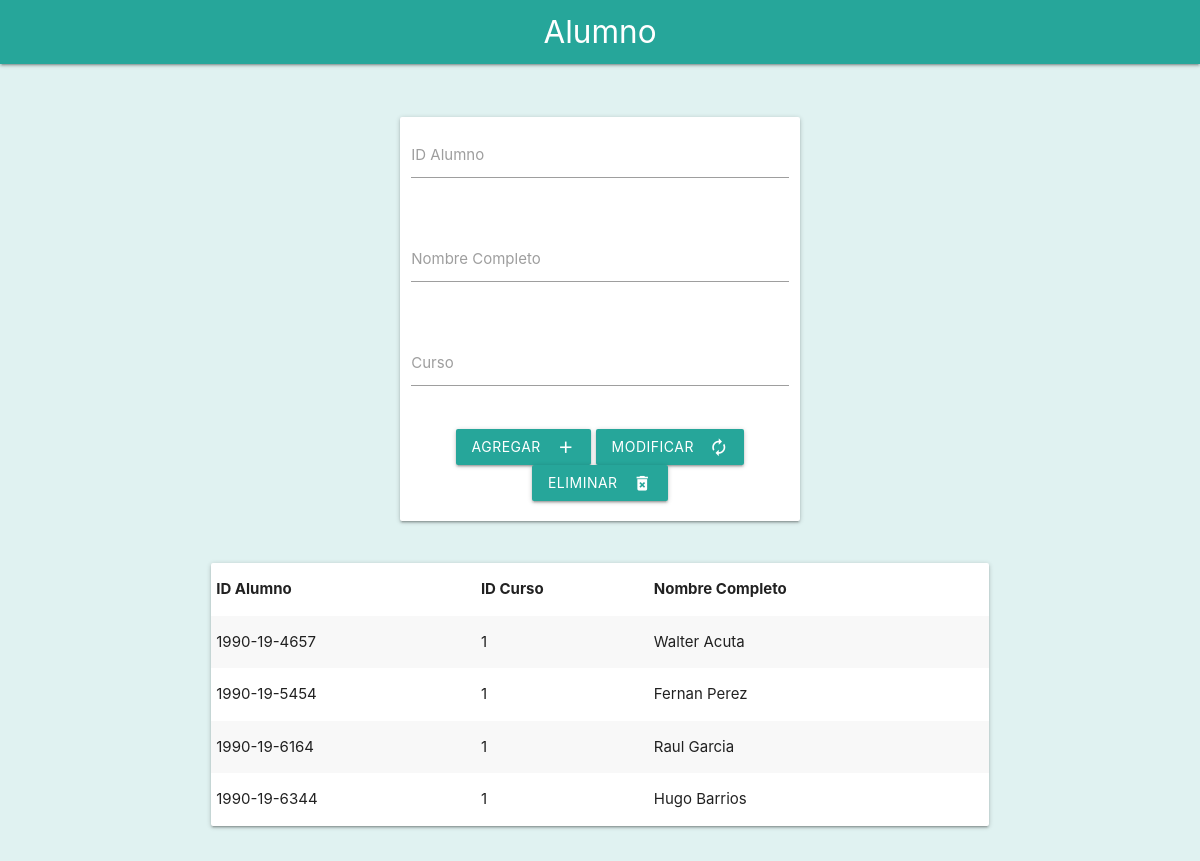
Screenshot of /acciones/alumno/form.php with the database file from the repository.
### tables this page shows
CREATE TABLE `alumno` (
  `ID_alumno` varchar(25) NOT NULL,
  `ID_curso` varchar(25) NOT NULL,
  `nombre` varchar(100) NOT NULL
);

### acciones/alumno/form.php (the view, shortened to what this page needs)
<!DOCTYPE html>
<html lang="en">
<head>
    <link type="text/css" rel="stylesheet" href="../../css/materialize.min.css" media="screen,projection" />
    <link type="text/css" rel="stylesheet" href="../../css/general.css" media="screen,projection" />
</head>
<body>
    <nav>
        <div class="nav-wrapper  teal lighten-1">
            <a href="#" class="brand-logo center">Alumno</a>
        </div>
    </nav>
    <br>
    <br>
    <div class="row">
        <div class="col s4"></div>
        <form class="col s4 card" method="POST">
            <div class="row">
                <div class="input-field col s12">
                    <input id="last_name" type="text" class="validate" name="id">
                    <label for="last_name">ID Alumno</label>
                </div>
            </div>
            <div class="row">
                <div class="input-field col s12">
                    <input id="last_name" type="text" class="validate" name="nombre">
                    <label for="last_name">Nombre Completo</label>
                </div>
            </div>
            <div class="row">
                <div class="input-field col s12">
                    <input id="last_name" type="text" class="validate" name="curso">
                    <label for="last_name">Curso</label>
                </div>
            </div>
            <div class="row center-align">
                <button class="btn waves-effect waves-light" type="submit" name="action" formaction="insert.php">Agregar
                    <i class="material-icons right">add</i>
                </button>
                <button class="btn waves-effect waves-light" type="submit" name="action" formaction="update.php">Modificar
                    <i class="material-icons right">autorenew</i>
                </button>
                <button class="btn waves-effect waves-light" type="submit" name="action" formaction="delete.php">Eliminar
                    <i class="material-icons right">delete_forever</i>
                </button>
            </div>
        </form>
    </div>
    <div class="row">
        <div class="col s2"></div>
        <div class="col s8">
            <table class="white card striped">
                <thead>
                <tr>
                    <th>ID Alumno</th>
                    <th>ID Curso</th>
                    <th>Nombre Completo</th>
                </tr>
            </thead>
            <tbody>
            <?php
                include("../../connect/connect.php");
                $busrcar = "SELECT * FROM alumno";
                $resultado = $conn->query($busrcar);
                if ($resultado->num_rows >0) {
                    while ($filas = $resultado->fetch_assoc()) {
            ?>
                        <tr>
                        <td><?php echo $filas['ID_alumno']?></td>
                        <td><?php echo $filas['ID_curso']?></td>
                        <td><?php echo $filas['nombre']?></td>
                        </tr>
            <?php
                    }
                }
            ?>
            </tbody>
            </table>
        </div>
    </div>
</body>
</html>

### css/general.css (style rules this page uses)
body { background-color: #e0f2f1; }

### rows the page displays
alumno: ID_alumno "1990-19-4657", ID_curso "1", nombre "Walter Acuta"
alumno: ID_alumno "1990-19-5454", ID_curso "1", nombre "Fernan Perez"
alumno: ID_alumno "1990-19-6164", ID_curso "1", nombre "Raul Garcia"
alumno: ID_alumno "1990-19-6344", ID_curso "1", nombre "Hugo Barrios"
